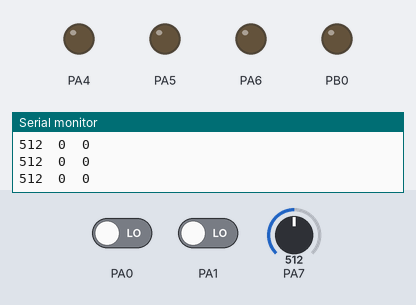
Bench run of a sketch on a simulated STM32 Blue Pill. Parts: output pins drawn as LEDs (lit = HIGH), the last lines printed to the serial monitor. Inputs (shaded band) come from the test bench; at power-on: PA7 = 512, PA0 LOW, PA1 LOW.

Above: at 1.2 s.
1.3 s: PA7 set to 108
2.8 s: PA7 set to 90
At 3.4 s:
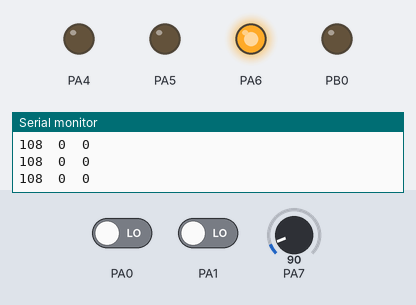
At 7.6 s:
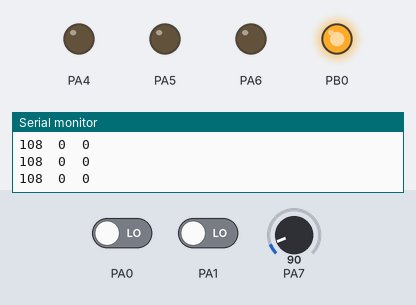
Timing chart, 0 to 10.5 s (numbered marks = the images above; inputs shaded):
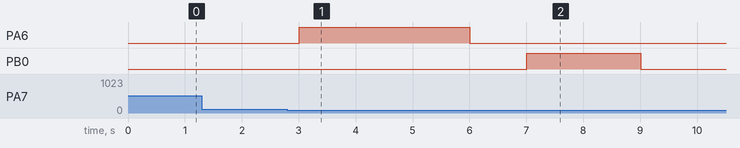

Measured:
- the behaviour switches between 100 and 99 on PA7 (found by bisection; images 0 and 1)
- after the input at 2.8 s, PA6: LOW → HIGH after 0.21 s, → LOW 3.0 s later; PB0: LOW → HIGH after 4.2 s, → LOW 2.0 s later

The sketch:

2605.ino
```cpp
bool motorControlFlag1 = false;
bool motorControlFlag2 = false;

bool flag = false;

void setup() {
  // 设置PA0, PA1为输入引脚
  pinMode(PA0, INPUT);
  pinMode(PA1, INPUT);

  pinMode(PA7, INPUT);

  // 设置PA4, PA5, PA6, PB0为输出引脚
  pinMode(PA4, OUTPUT);
  pinMode(PA5, OUTPUT);
  pinMode(PA6, OUTPUT);
  pinMode(PB0, OUTPUT);

  // 初始状态下将PA4, PA5, PA6, PB0设为低电平
  digitalWrite(PA4, LOW);
  digitalWrite(PA5, LOW);
  digitalWrite(PA6, LOW);
  digitalWrite(PB0, LOW);
  Serial.begin(9600);
}

void loop() {

  int val = analogRead(PA7);
  if (!flag)
  {
    if (val > 400)
    {
      delay(200);
      if (val > 200)
      {
        flag = true;
      }
    }
  }
  if (flag)
  {
    if (val < 100)
    {
      delay(200);
      if (val < 100)
      {
        flag = false;
        // 2号电机反转3秒
        digitalWrite(PA5, LOW);
        digitalWrite(PA6, HIGH);
        delay(3000);

        // 2号电机停止1秒
        digitalWrite(PA5, LOW);
        digitalWrite(PA6, LOW);
        delay(1000);

        // 1号电机反转1秒
        digitalWrite(PA4, LOW);
        digitalWrite(PB0, HIGH);
        delay(2000);

        // 1号电机停止
        digitalWrite(PA4, LOW);
        digitalWrite(PB0, LOW);
      }
    }
  }

  int PA0State = digitalRead(PA0);
  int PA1State = digitalRead(PA1);

  Serial.print(val);
  Serial.print("  ");
  Serial.print(PA0State);
  Serial.print("  ");
  Serial.print(PA1State);
  Serial.println("  ");
  delay(20);
  if (flag)
  {
    if (PA1State == HIGH && PA0State == LOW && !motorControlFlag1) {
      delay(20);
      if (digitalRead(PA1) == HIGH && digitalRead(PA0) == LOW && !motorControlFlag1) {
        motorControlFlag1 = true;  // 设置标志位1
        motorControlFlag2 = false; // 确保另一个标志位被重置

        // 1号电机正转2秒
        digitalWrite(PA4, HIGH);
        digitalWrite(PB0, LOW);
        delay(2000);

        // 1号电机停止1秒
        digitalWrite(PA4, LOW);
        digitalWrite(PB0, LOW);
        delay(1000);

        // 2号电机正转3秒
        digitalWrite(PA5, HIGH);
        digitalWrite(PA6, LOW);
        delay(3000);

        // 2号电机停止
        digitalWrite(PA5, LOW);
        digitalWrite(PA6, LOW);
      }
    } else if (PA1State == LOW && PA0State == HIGH && !motorControlFlag2) {
      delay(20);
      if (digitalRead(PA1) == LOW && digitalRead(PA0) == HIGH && !motorControlFlag2) {
        motorControlFlag2 = true;  // 设置标志位2
        motorControlFlag1 = false; // 确保另一个标志位被重置

        // 2号电机反转3秒
        digitalWrite(PA5, LOW);
        digitalWrite(PA6, HIGH);
        delay(3000);

        // 2号电机停止1秒
        digitalWrite(PA5, LOW);
        digitalWrite(PA6, LOW);
        delay(1000);

        // 1号电机反转1秒
        digitalWrite(PA4, LOW);
        digitalWrite(PB0, HIGH);
        delay(2000);

        // 1号电机停止
        digitalWrite(PA4, LOW);
        digitalWrite(PB0, LOW);
      }
    } else if ((PA1State == LOW && PA0State == LOW) || (PA1State == HIGH && PA0State == HIGH)) {
      // 当PA0和PA1都是低电平或都是高电平时，重置标志位
      motorControlFlag1 = false;
      motorControlFlag2 = false;
    }
  }
}
```
